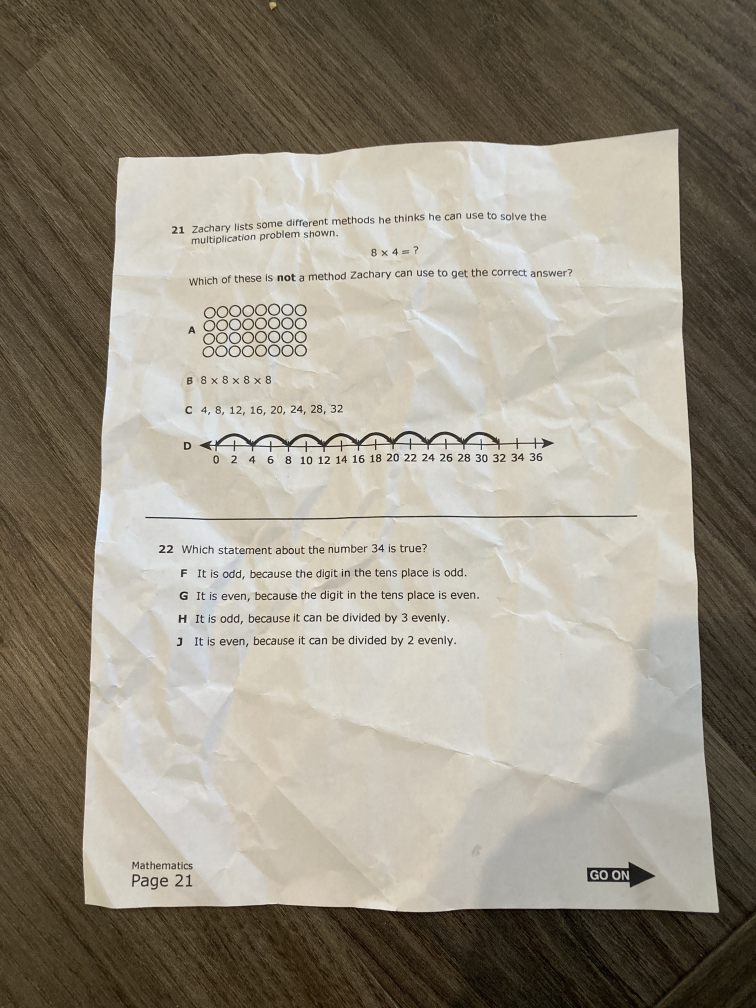
#> input picture 2.jpg, 3024 x 4032 px (shown at 1/4 size)
$ python main.py
#> lines starting #> are read from the running program, lines starting #| are printed output that depends on the picture; after the words box and inside, x2 and y2 are one past the last pixel; in counts of white or black regions, pixels touching at a corner belong together
import cv2
import numpy as np
def drawRec(biggestNew, mainFrame):
        cv2.line(mainFrame, (biggestNew[0][0][0], biggestNew[0][0][1]), (biggestNew[1][0][0], biggestNew[1][0][1]), (0, 255, 0), 20)
        cv2.line(mainFrame, (biggestNew[0][0][0], biggestNew[0][0][1]), (biggestNew[2][0][0], biggestNew[2][0][1]), (0, 255, 0), 20)
        cv2.line(mainFrame, (biggestNew[3][0][0], biggestNew[3][0][1]), (biggestNew[2][0][0], biggestNew[2][0][1]), (0, 255, 0), 20)
        cv2.line(mainFrame, (biggestNew[3][0][0], biggestNew[3][0][1]), (biggestNew[1][0][0], biggestNew[1][0][1]), (0, 255, 0), 20)
#initializing
img = cv2.imread("2.jpg")
#> img is the input picture: shape (4032, 3024, 3); mean B, G, R 131.6, 145.4, 152
img = cv2.resize(img, (int(480*2), int(640*2)))
#> img: shape (1280, 960, 3)
w, h = 480, 640
imgWarp = img.copy()
# write code here
GrayImg = cv2.cvtColor(img, cv2.COLOR_BGR2GRAY)
BlurredFrame = cv2.GaussianBlur(GrayImg, (5, 5), 1)
CannyFrame = cv2.Canny(BlurredFrame, 190, 190)
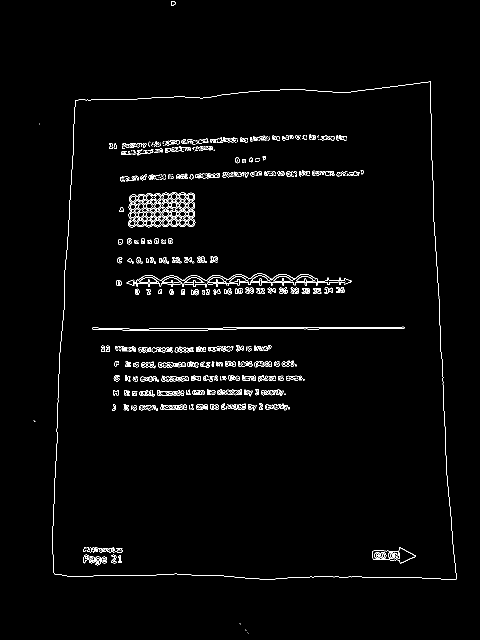
#> CannyFrame: shape (1280, 960) (shown at 1/2 size); 1.9% white in thin lines or dots, all inside (x1, y1, x2, y2) = (67, 2, 914, 1267)
contours, _ = cv2.findContours(CannyFrame, cv2.RETR_EXTERNAL, cv2.CHAIN_APPROX_SIMPLE)
#> contours = 7 contours, 5 with area under 20; largest, box (x1, y1, x2, y2) and area: (104, 163, 914, 1160) 731547, (342, 2, 351, 12) 60
ContourFrame = img.copy()
ContourFrame = cv2.drawContours(ContourFrame, contours, -1, (255, 0, 255), 4)
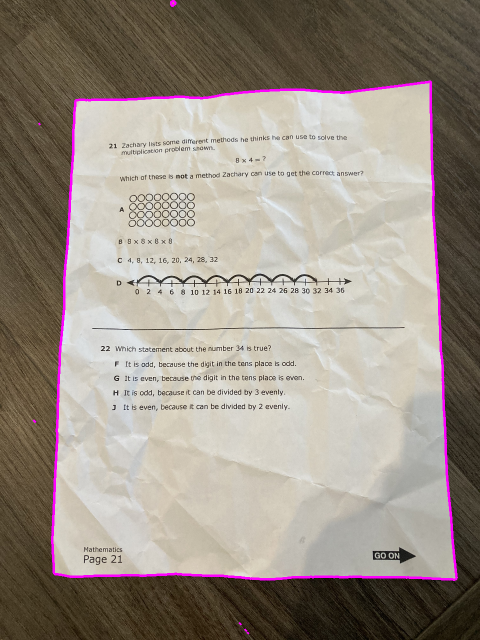
#> ContourFrame: shape (1280, 960, 3) (shown at 1/2 size); mean B, G, R 133.4, 143.4, 153.5
CornerFrame = img.copy()
maxArea = 0
biggest = []
for i in contours :
    area = cv2.contourArea(i)
    if area > 500 :
        peri = cv2.arcLength(i, True)
        edges = cv2.approxPolyDP(i, 0.02*peri, True)
        if area > maxArea and len(edges) == 4 :
            biggest = edges
            maxArea = area
#> this loop made 7 passes
#> (area, peri, biggest, maxArea) on pass 6: (731547, 3552.1, [[861, 163], [151, 200], [109, 1148], [912, 1158]], 731547)
#> area on pass 7: 59.5
#> after the loop, maxArea = 731547
if len(biggest) != 0 :
   # drawRec(biggest, CornerFrame)
    biggest = biggest.reshape((4, 2))
    biggestNew = np.zeros((4, 1, 2), dtype= np.int32)
    add = biggest.sum(1)
#> add = [1024, 351, 1257, 2070]
    biggestNew[0] = biggest[np.argmin(add)]
    biggestNew[3] = biggest[np.argmax(add)]
    dif = np.diff(biggest, axis = 1)
#> dif = [-698, 49, 1039, 246]
    biggestNew[1] = biggest[np.argmin(dif)]
    biggestNew[2] = biggest[np.argmax(dif)]
    drawRec(biggestNew, CornerFrame)
    CornerFrame = cv2.drawContours(CornerFrame, biggestNew, -1, (255, 0, 255), 25)
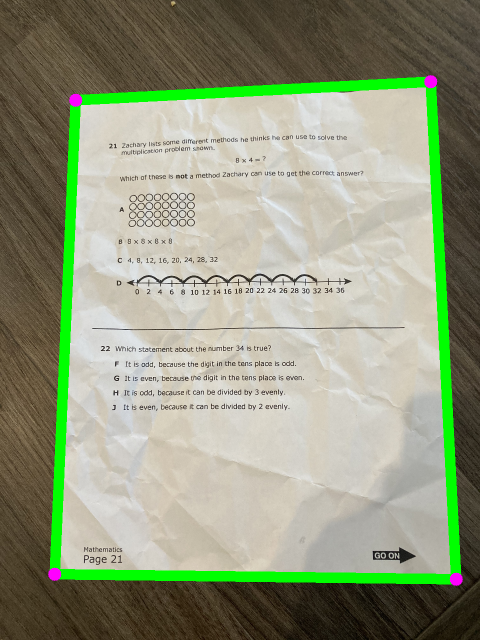
#> CornerFrame: shape (1280, 960, 3) (shown at 1/2 size); mean B, G, R 125.3, 152.5, 144.5
    pts1 = np.float32(biggestNew)
    pts2 = np.float32([[0, 0], [w, 0], [0, h], [w, h]])
    matrix = cv2.getPerspectiveTransform(pts1, pts2)
    imgWarp = cv2.warpPerspective(img, matrix, (w, h))
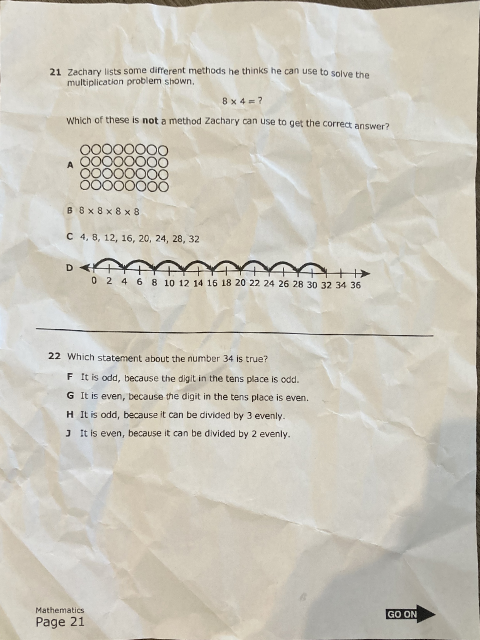
#> imgWarp: shape (640, 480, 3); mean B, G, R 188, 199.1, 203.1


# resizing
img = cv2.resize(img, (480, 640))
#> img: shape (640, 480, 3)
GrayImg = cv2.resize(GrayImg, (480, 640))
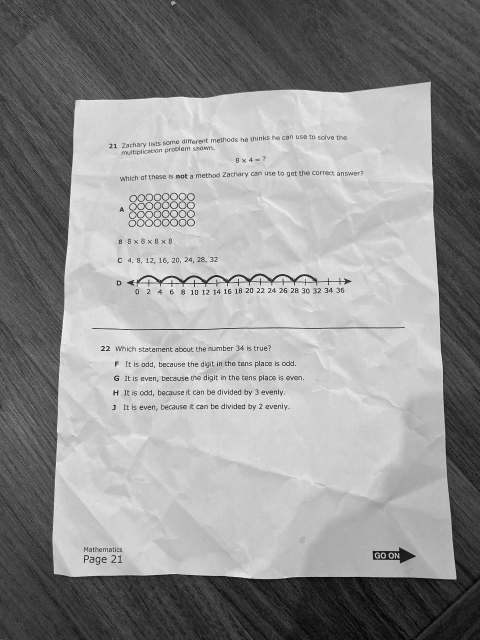
#> GrayImg: shape (640, 480); min 2, max 248, mean 145.8
BlurredFrame = cv2.resize(BlurredFrame, (480, 640))
#> BlurredFrame: shape (640, 480)
CannyFrame = cv2.resize(CannyFrame, (480, 640))
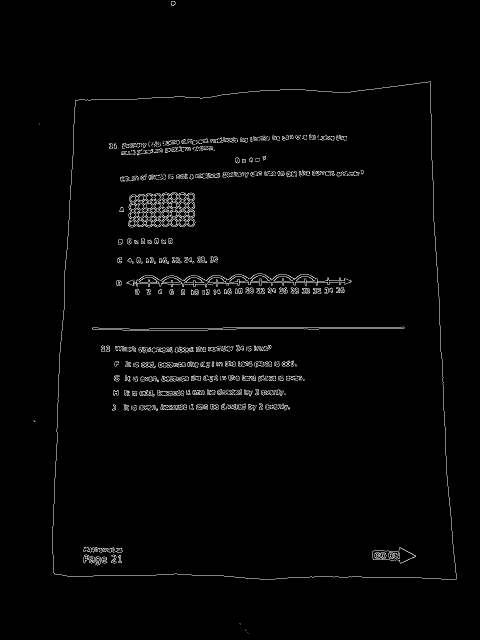
#> CannyFrame: shape (640, 480); min 0, max 255, mean 4.9
ContourFrame = cv2.resize(ContourFrame, (480, 640))
#> ContourFrame: shape (640, 480, 3)
CornerFrame = cv2.resize(CornerFrame, (480, 640))
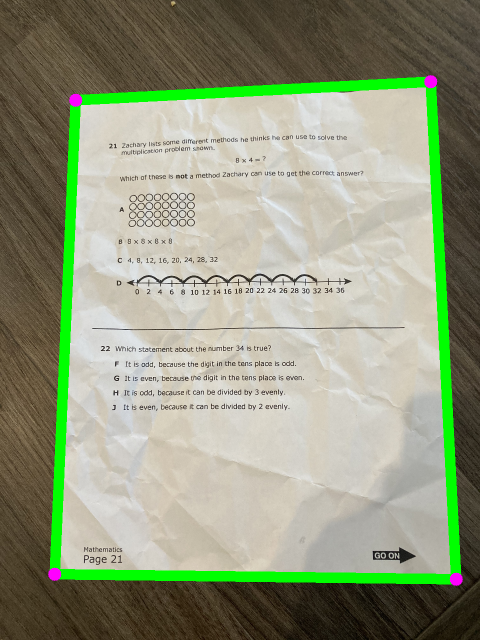
#> CornerFrame: shape (640, 480, 3); mean B, G, R 125.4, 152.7, 144.6
#displaying
cv2.imshow("img", img)
cv2.imshow("GrayImg", GrayImg)
cv2.imshow("BlurredFrame", BlurredFrame)
cv2.imshow("CannyFrame", CannyFrame)
cv2.imshow("ContourFrame", ContourFrame)
cv2.imshow("CornerFrame", CornerFrame)
cv2.imshow("outputImage", imgWarp)
cv2.waitKey(0)

$ run again, with IMG-2012.jpg copied over 2.jpg
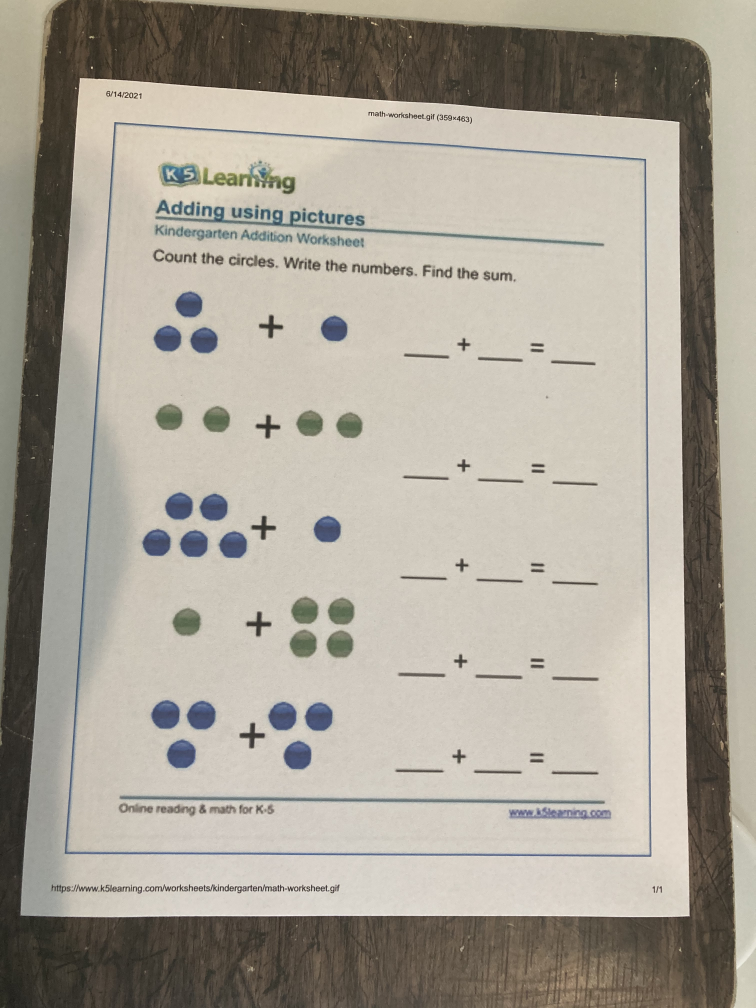
#> input picture IMG-2012.jpg, 3024 x 4032 px (shown at 1/4 size)
#> img is the input picture: shape (4032, 3024, 3); mean B, G, R 150.8, 162.4, 168.5
#> `CannyFrame = cv2.Canny(BlurredFrame, 190, 190)`:
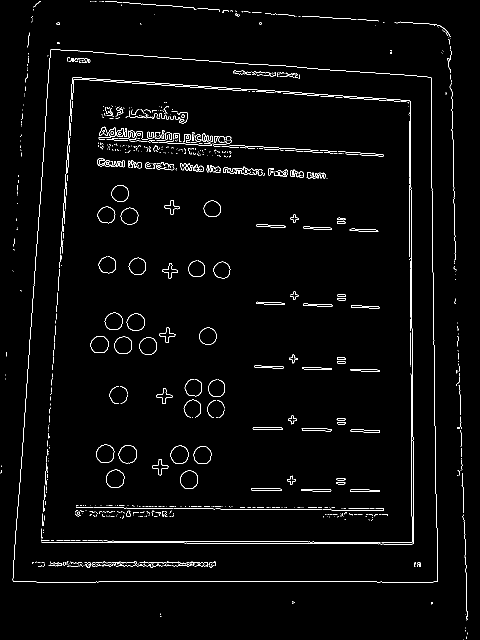
#> CannyFrame: shape (1280, 960) (shown at 1/2 size); 2.1% white in thin lines or dots
#> contours = 172 contours, 171 with area under 20; largest, box (x1, y1, x2, y2) and area: (25, 99, 876, 1165) 835276
#> the loop `for i in contours :` made 172 passes
#> (area, peri, biggest, maxArea) on pass 120: (835276.5, 3754.3, [[101, 99], [26, 1162], [875, 1163], [862, 155]], 835276.5)
#> after the loop `for i in contours :`: maxArea = 835276.5
#> add = [200, 1188, 2038, 1017]
#> dif = [-2, 1136, 288, -707]
#> `CornerFrame = cv2.resize(CornerFrame, (480, 640))`:
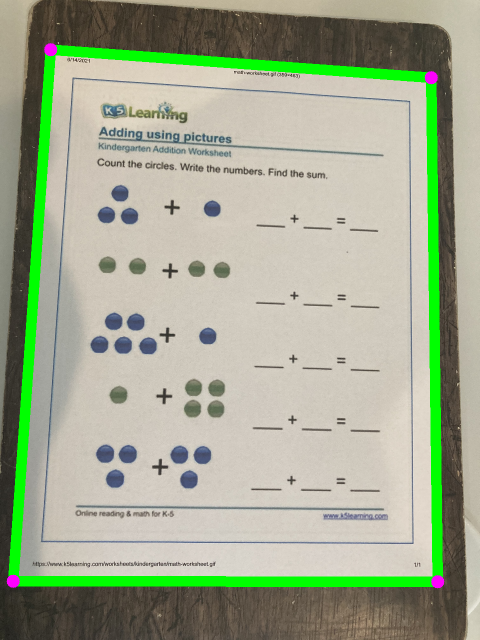
#> CornerFrame: shape (640, 480, 3); mean B, G, R 143.6, 169.8, 160.2
